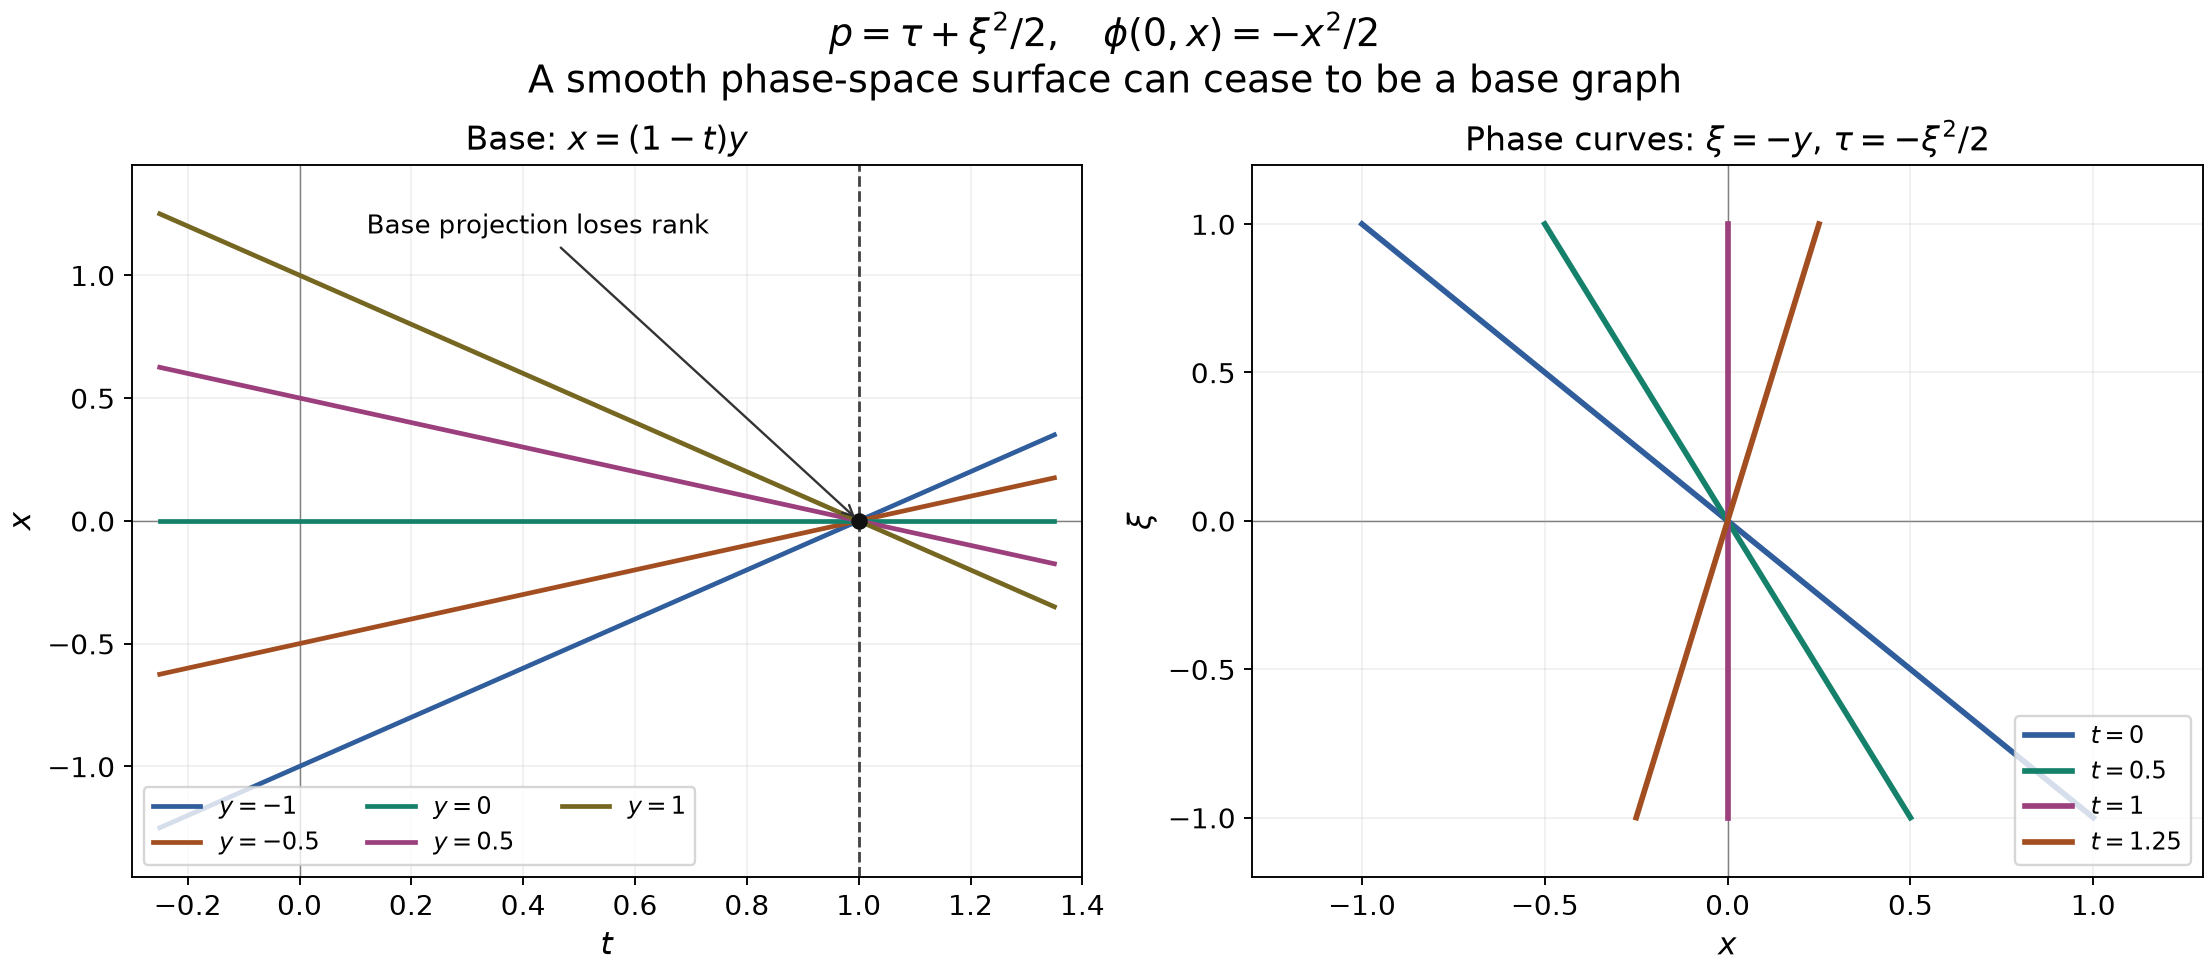

Write the Python code that produced this figure.
"""Exact characteristic curves for the Hamilton-Jacobi example, CC0.
Programme figure: GPT-6 Astra (OpenAI). See AN01-U037, Solution 26.
"""
from pathlib import Path
import numpy as np
import matplotlib
matplotlib.use('Agg')
import matplotlib.pyplot as plt
out=Path(__file__).resolve().parent
if out.name=='work':
    out=out/'advanced-U183-20261020/new'
out.mkdir(parents=True,exist_ok=True)
plt.rcParams.update({'font.size':12,'axes.titlesize':14,'axes.labelsize':13,
                     'svg.hashsalt':'AN01-cauchy-flowout-and-caustic'})
fig,axs=plt.subplots(1,2,figsize=(13,5.7),layout='constrained')
ts=np.linspace(-.25,1.35,160)
cols=['#305d9b','#a24e20','#16816a','#9b3f7d','#756721']
for y,c in zip([-1,-.5,0,.5,1],cols):
    axs[0].plot(ts,(1-ts)*y,color=c,lw=2,label=rf'$y={y:g}$')
axs[0].axvline(1,color='#444444',ls='--',lw=1.2)
axs[0].plot([1],[0],'o',color='#111111')
axs[0].annotate('Base projection loses rank',xy=(1,0),xytext=(.12,1.17),
                arrowprops=dict(arrowstyle='->',color='#333333'),fontsize=11)
axs[0].set(xlabel=r'$t$',ylabel=r'$x$',title=r'Base: $x=(1-t)y$',xlim=(-.3,1.4),ylim=(-1.45,1.45))
axs[0].legend(ncol=3,loc='lower left',fontsize=10)
ys=np.linspace(-1,1,160)
for t,c in zip([0,.5,1,1.25],['#305d9b','#16816a','#9b3f7d','#a24e20']):
    axs[1].plot((1-t)*ys,-ys,color=c,lw=2.4,label=rf'$t={t:g}$')
axs[1].set(xlabel=r'$x$',ylabel=r'$\xi$',title=r'Phase curves: $\xi=-y$, $\tau=-\xi^2/2$',xlim=(-1.3,1.3),ylim=(-1.2,1.2))
axs[1].legend(loc='lower right',fontsize=10)
for ax in axs:
    ax.axhline(0,color='#777777',lw=.6,zorder=0)
    ax.axvline(0,color='#777777',lw=.6,zorder=0)
    ax.grid(alpha=.18)
fig.suptitle(r'$p=\tau+\xi^2/2,\quad \phi(0,x)=-x^2/2$'+'\nA smooth phase-space surface can cease to be a base graph',fontsize=16)
for ext in ['png','svg']:
    target=out/('cauchy-flowout-and-caustic.'+ext)
    fig.savefig(target,dpi=170,metadata={'Date':None} if ext=='svg' else None)
    if ext=='svg':
        target.write_text('\n'.join(line.rstrip() for line in target.read_text(encoding='utf-8').splitlines())+'\n',encoding='utf-8',newline='\n')
plt.close(fig)
